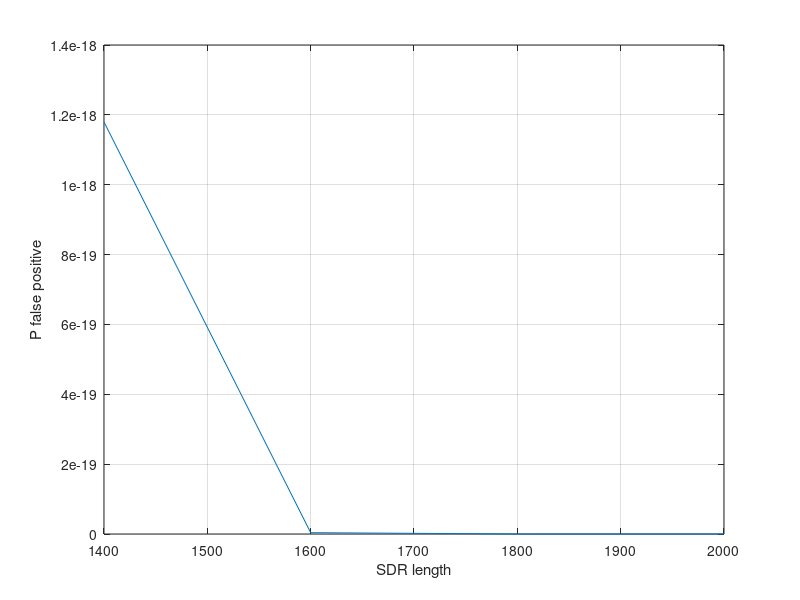

The MATLAB source for this figure:
clc
clear all
close all

theta = 0.5;
ww = [16 32 64];
ww = 1;
nn = 1400:200:2048;
res = zeros(length(ww),length(nn));
for j = 1:length(ww);
    for i = 1:length(nn)
        n = nn(i)
        %w = ww(j)
        w = n*0.02;
        tmp = 0;
        for b = theta*w:w
            tmp = tmp + nchoosek( w , b ) * nchoosek(n - w , w - b);
        end
        res(j,i) = tmp/nchoosek(n,w);
    end
end

figure;
for i = 1:length(ww)
plot(nn,res(i,:));
hold on;
end
xlabel('SDR length');
ylabel('P false positive');
grid on;